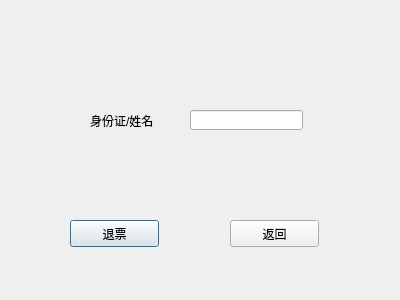
<?xml version="1.0" encoding="UTF-8"?>
<ui version="4.0">
 <class>Dialog2</class>
 <widget class="QDialog" name="Dialog2">
  <property name="geometry">
   <rect>
    <x>0</x>
    <y>0</y>
    <width>400</width>
    <height>300</height>
   </rect>
  </property>
  <property name="windowTitle">
   <string>Dialog</string>
  </property>
  <widget class="QLabel" name="label">
   <property name="geometry">
    <rect>
     <x>90</x>
     <y>110</y>
     <width>101</width>
     <height>21</height>
    </rect>
   </property>
   <property name="text">
    <string>身份证/姓名</string>
   </property>
  </widget>
  <widget class="QPushButton" name="pushButton">
   <property name="geometry">
    <rect>
     <x>70</x>
     <y>220</y>
     <width>89</width>
     <height>27</height>
    </rect>
   </property>
   <property name="text">
    <string>退票</string>
   </property>
  </widget>
  <widget class="QLineEdit" name="lineEdit">
   <property name="geometry">
    <rect>
     <x>190</x>
     <y>110</y>
     <width>113</width>
     <height>20</height>
    </rect>
   </property>
  </widget>
  <widget class="QPushButton" name="pushButton_2">
   <property name="geometry">
    <rect>
     <x>230</x>
     <y>220</y>
     <width>89</width>
     <height>27</height>
    </rect>
   </property>
   <property name="text">
    <string>返回</string>
   </property>
  </widget>
 </widget>
 <resources/>
 <connections>
  <connection>
   <sender>pushButton_2</sender>
   <signal>clicked()</signal>
   <receiver>Dialog2</receiver>
   <slot>close()</slot>
   <hints>
    <hint type="sourcelabel">
     <x>289</x>
     <y>232</y>
    </hint>
    <hint type="destinationlabel">
     <x>293</x>
     <y>251</y>
    </hint>
   </hints>
  </connection>
 </connections>
</ui>
